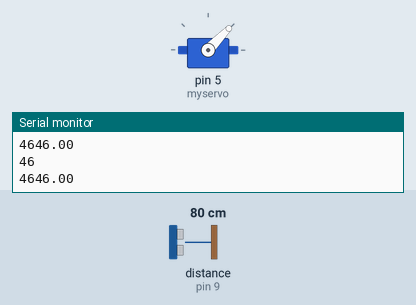
Simulated run of this sketch. Board: Arduino Uno, built with avr-gcc and run on an emulated ATmega328P. Parts: servo, the last lines printed to the serial monitor. Wiring (inferred from the names in the program): ultrasonic range finder: trigger pin 8; echo pin 9. The inputs (shaded band) are chosen by the test bench; at power-on: distance to the obstacle (sensor on pin 9) 80 cm. The echo pulse lasts 58.3 µs per cm.

Above: at 1.2 s.
1.3 s: distance to the obstacle (sensor on pin 9) set to 2 cm
At 2.3 s:
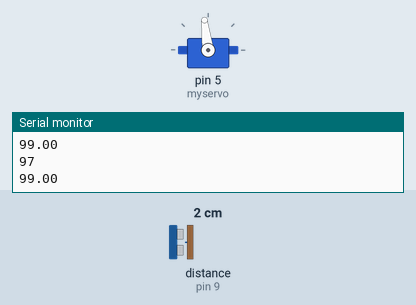
4.3 s: distance to the obstacle (sensor on pin 9) set to 250 cm
At 4.8 s:
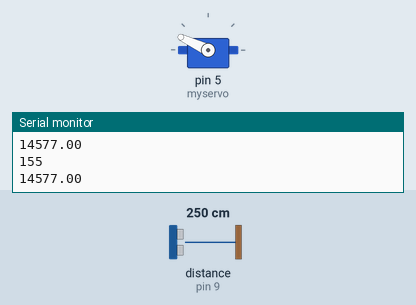
7.3 s: distance to the obstacle (sensor on pin 9) set to 299 cm
At 8.2 s:
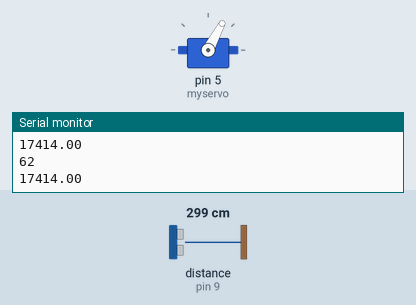
10.3 s: distance to the obstacle (sensor on pin 9) set to 4 cm
Timing chart, 0 to 14.3 s (numbered marks = the images above; inputs shaded):
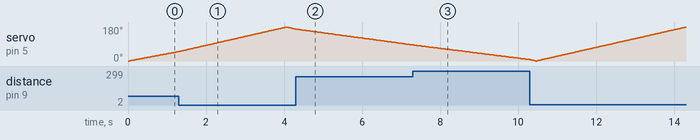

The sketch:

radar_using_for_loop.ino
```cpp
#include <Servo.h>
Servo myservo; // create servo object to control a servo
int angle = 0; // variable to store the servo position

#define echoPin 9 // Echo Pin
#define trigPin 8 // Trigger Pin

int duration;
float distance;

void setup()
{
  myservo.attach(5); // attaches the servo on pin 5 to the servo object
  Serial.begin(9600);
  pinMode(trigPin, OUTPUT);
  pinMode(echoPin, INPUT);

}

void loop()
{
  for(angle = 0; angle < 180; angle += 1) // goes from 0 degrees to 180 degrees
  { // in steps of 1 degree
    myservo.write(angle); // tell servo to go to position in variable 'angle'
    distance= measure_distance();
    Serial.println(angle);
    Serial.println(distance);
    delay(20); // waits 20ms between servo commands
  }


  for(angle = 180; angle >= 1; angle -= 1) // goes from 180 degrees to 0 degrees
  {
    myservo.write(angle); // tell servo to go to position in variable 'pos'
    distance= measure_distance();
    Serial.println(angle);
    Serial.println(distance);
    delay(20); // waits 20ms between servo commands
  }
}


float measure_distance(){
  digitalWrite(trigPin, LOW);
  delayMicroseconds(2);
  digitalWrite(trigPin, HIGH);
  delayMicroseconds(10);
  digitalWrite(trigPin, LOW);
  duration = pulseIn(echoPin, HIGH);
  return duration;
  }
```
